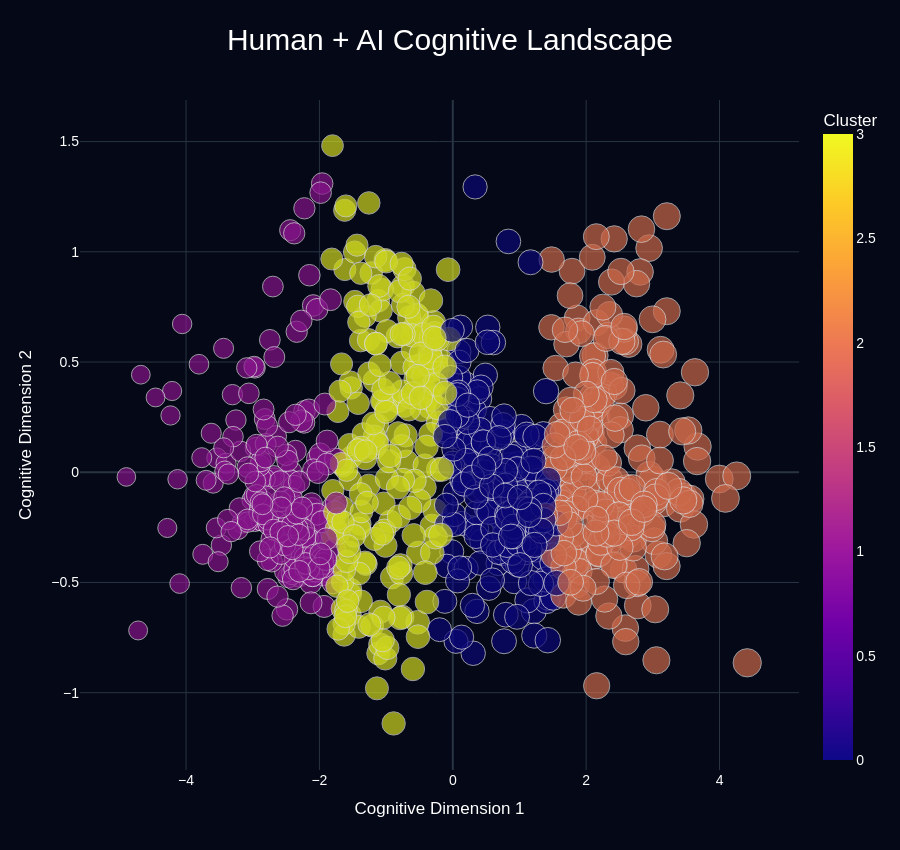

Source (notebook cell):
### Code cell
fig.show()

### Figure 1 — Plotly figure (JSON) as saved in the notebook; plotly's stock layout.template omitted (floating-point values rounded to 4 significant figures; data arrays with more than 128 entries replaced by an {"elided": "..."} marker saying what was removed)
{"data": [{"hovertemplate": "<b>%{hovertext}</b><br><br>PCA1=%{x}<br>PCA2=%{y}<br>AI Enhancement Score=%{marker.size}<br>Cluster=%{marker.color}<extra></extra>", "hovertext": {"elided": "894 str values"}, "legendgroup": "", "marker": {"color": {"elided": "894 int values"}, "coloraxis": "coloraxis", "size": {"elided": "894 float values"}, "sizemode": "area", "sizeref": 0.01202, "symbol": "circle", "line": {"color": "white", "width": 1}}, "mode": "markers", "name": "", "orientation": "v", "showlegend": false, "x": {"elided": "894 float values"}, "xaxis": "x", "y": {"elided": "894 float values"}, "yaxis": "y", "type": "scatter", "opacity": 0.85}], "layout": {"xaxis": {"anchor": "y", "domain": [0.0, 1.0], "title": {"text": "Cognitive Dimension 1"}}, "yaxis": {"anchor": "x", "domain": [0.0, 1.0], "title": {"text": "Cognitive Dimension 2"}}, "coloraxis": {"colorbar": {"title": {"text": "Cluster"}}, "colorscale": [[0.0, "#0d0887"], [0.1111, "#46039f"], [0.2222, "#7201a8"], [0.3333, "#9c179e"], [0.4444, "#bd3786"], [0.5556, "#d8576b"], [0.6667, "#ed7953"], [0.7778, "#fb9f3a"], [0.8889, "#fdca26"], [1.0, "#f0f921"]]}, "legend": {"tracegroupgap": 0, "itemsizing": "constant"}, "title": {"text": "Human + AI Cognitive Landscape", "font": {"size": 30}, "x": 0.5}, "font": {"family": "Arial", "color": "white", "size": 14}, "plot_bgcolor": "#050816", "paper_bgcolor": "#050816", "height": 850}}
